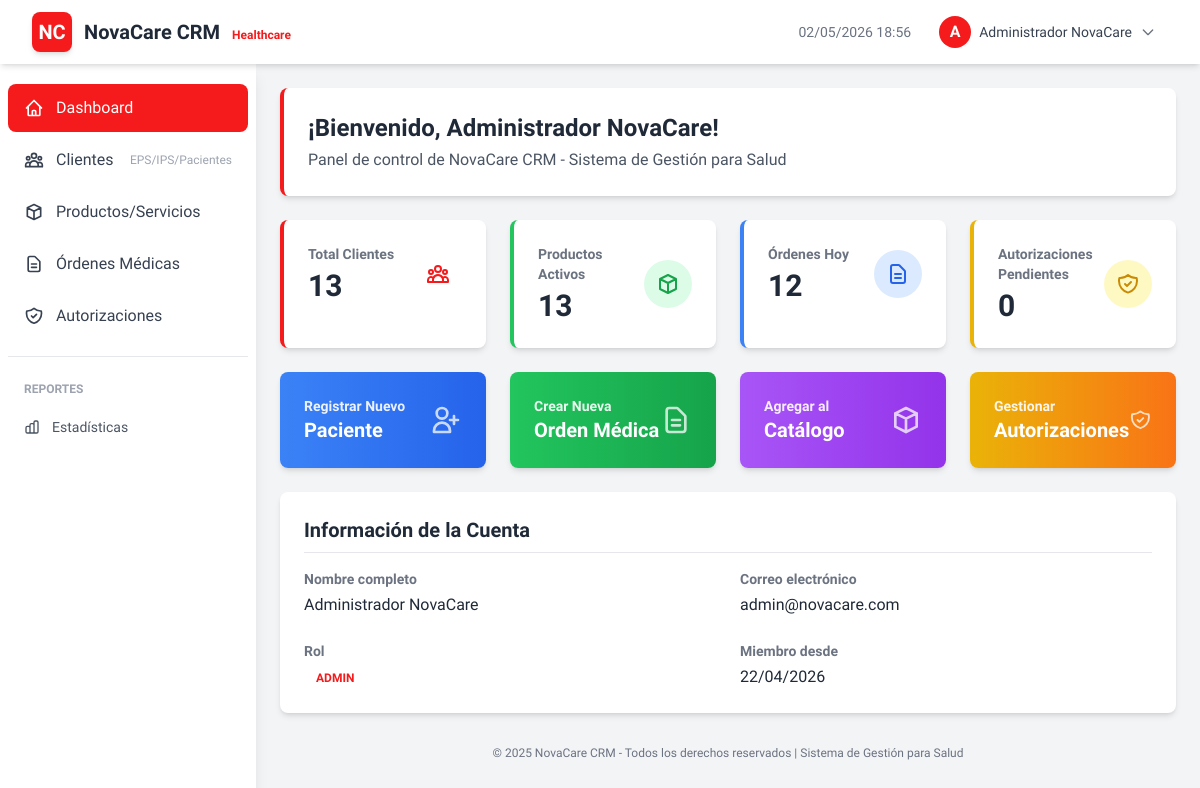
The app's page /public/index.php?action=dashboard (signed in) with its own data.
### tables this page shows
CREATE TABLE `users` (
  `id` int(11) NOT NULL,
  `name` varchar(100) NOT NULL,
  `email` varchar(100) NOT NULL,
  `password` varchar(255) NOT NULL,
  `reset_token` varchar(255) DEFAULT NULL,
  `reset_expires` datetime DEFAULT NULL,
  `role` enum('admin','doctor','nurse','receptionist') DEFAULT 'doctor',
  `status` tinyint(4) DEFAULT 1,
  `last_login` datetime DEFAULT NULL,
  `created_at` timestamp NOT NULL DEFAULT current_timestamp(),
  `updated_at` timestamp NOT NULL DEFAULT current_timestamp() ON UPDATE current_timestamp()
);

### app/Views/dashboard/index.php (the view, shortened to what the rows shown need)
<!DOCTYPE html>
<html lang="es">
<head>
    <script src="https://cdn.tailwindcss.com"></script>
</head>
<body class="bg-gray-100">
    <nav class="bg-white shadow-md sticky top-0 z-50">
        <div class="px-4 sm:px-6 lg:px-8">
            <div class="flex justify-between h-16">
                <div class="flex items-center">
                    <div class="bg-primary w-10 h-10 rounded-lg flex items-center justify-center shadow-md">
                        <span class="text-white font-bold text-xl">NC</span>
                    </div>
                    <div class="ml-3">
                        <span class="text-xl font-bold text-gray-800">NovaCare CRM</span>
                        <span class="text-xs text-primary ml-2 font-semibold">Healthcare</span>
                    </div>
                </div>
                <div class="flex items-center gap-4">
                    <div class="hidden md:block text-sm text-gray-500">
                        <?php echo date('d/m/Y H:i'); ?>
                    </div>
                    <div class="relative group">
                        <button class="flex items-center gap-2 px-3 py-2 rounded-lg hover:bg-gray-100 transition">
                            <div class="w-8 h-8 bg-primary rounded-full flex items-center justify-center text-white font-bold">
                                <?php echo strtoupper(substr($_SESSION['user_name'], 0, 1)); ?>
                            </div>
                            <span class="text-sm font-medium text-gray-700"><?php echo htmlspecialchars($_SESSION['user_name']); ?></span>
                            <svg class="w-4 h-4 text-gray-500" fill="none" stroke="currentColor" viewBox="0 0 24 24">
                                <path stroke-linecap="round" stroke-linejoin="round" stroke-width="2" d="M19 9l-7 7-7-7"/>
                            </svg>
                        </button>
                    </div>
                </div>
            </div>
        </div>
    </nav>
    <div class="flex">
        <aside class="w-64 bg-white shadow-lg min-h-screen" style="height: calc(100vh - 64px);">
            <nav class="mt-5 px-2">
                <div class="space-y-1">
                    <a href="/NovaCareCRM/public/index.php?action=dashboard"
                       class="sidebar-link flex items-center px-4 py-3 text-gray-700 rounded-lg <?php echo (!isset($_GET['modulo']) && $_GET['action'] == 'dashboard') ? 'active bg-primary text-white' : 'hover:bg-gray-100'; ?>">
                        <svg class="w-5 h-5 mr-3" fill="none" stroke="currentColor" viewBox="0 0 24 24">
                            <path stroke-linecap="round" stroke-linejoin="round" stroke-width="2" d="M3 12l2-2m0 0l7-7 7 7M5 10v10a1 1 0 001 1h3m10-11l2 2m-2-2v10a1 1 0 01-1 1h-3m-6 0a1 1 0 001-1v-4a1 1 0 011-1h2a1 1 0 011 1v4a1 1 0 001 1m-6 0h6"/>
                        </svg>
                        Dashboard
                    </a>
                    <a href="/NovaCareCRM/public/index.php?action=clientes"
                       class="sidebar-link flex items-center px-4 py-3 text-gray-700 rounded-lg hover:bg-gray-100">
                        Clientes
                        <span class="ml-auto text-xs text-gray-400">EPS/IPS/Pacientes</span>
                    </a>
                    <a href="/NovaCareCRM/public/index.php?action=productos"
                       class="sidebar-link flex items-center px-4 py-3 text-gray-700 rounded-lg hover:bg-gray-100">
                        <svg class="w-5 h-5 mr-3" fill="none" stroke="currentColor" viewBox="0 0 24 24">
                            <path stroke-linecap="round" stroke-linejoin="round" stroke-width="2" d="M20 7l-8-4-8 4m16 0l-8 4m8-4v10l-8 4m0-10L4 7m8 4v10M4 7v10l8 4"/>
                        </svg>
                        Productos/Servicios
                    </a>
                    <a href="/NovaCareCRM/public/index.php?action=ordenes"
                       class="sidebar-link flex items-center px-4 py-3 text-gray-700 rounded-lg hover:bg-gray-100">
                        <svg class="w-5 h-5 mr-3" fill="none" stroke="currentColor" viewBox="0 0 24 24">
                            <path stroke-linecap="round" stroke-linejoin="round" stroke-width="2" d="M9 12h6m-6 4h6m2 5H7a2 2 0 01-2-2V5a2 2 0 012-2h5.586a1 1 0 01.707.293l5.414 5.414a1 1 0 01.293.707V19a2 2 0 01-2 2z"/>
                        </svg>
                        Órdenes Médicas
                    </a>
                    <a href="/NovaCareCRM/public/index.php?action=autorizaciones"
                       class="sidebar-link flex items-center px-4 py-3 text-gray-700 rounded-lg hover:bg-gray-100">
                        Autorizaciones
                    </a>
                </div>
                <hr class="my-4 border-gray-200">
                <div class="space-y-1">
                    <div class="px-4 py-2 text-xs font-semibold text-gray-400 uppercase">Reportes</div>
                    <a href="#" class="flex items-center px-4 py-2 text-sm text-gray-600 rounded-lg hover:bg-gray-100">
                        Estadísticas
                    </a>
                </div>
            </nav>
        </aside>
        <main class="flex-1 p-6">
            <div class="bg-white rounded-lg shadow-md p-6 mb-6 border-l-4 border-primary">
                <h1 class="text-2xl font-bold text-gray-800">¡Bienvenido, <?php echo htmlspecialchars($user['name']); ?>!</h1>
                <p class="text-gray-600 mt-1">Panel de control de NovaCare CRM - Sistema de Gestión para Salud</p>
            </div>
            <div class="grid grid-cols-1 md:grid-cols-4 gap-6 mb-6">
                <div class="bg-white rounded-lg shadow-md p-6 border-l-4 border-primary hover-card transition-all duration-300">
                    <div class="flex items-center justify-between">
                        <div>
                            <p class="text-gray-500 text-sm font-semibold">Total Clientes</p>
                            <p class="text-3xl font-bold text-gray-800 mt-1"><?php echo $stats['total_clientes'] ?? 0; ?></p>
                        </div>
                        <div class="bg-primary/10 p-3 rounded-full">
                        </div>
                    </div>
                </div>
                <div class="bg-white rounded-lg shadow-md p-6 border-l-4 border-green-500 hover-card transition-all duration-300">
                    <div class="flex items-center justify-between">
                        <div>
                            <p class="text-gray-500 text-sm font-semibold">Productos Activos</p>
                            <p class="text-3xl font-bold text-gray-800 mt-1"><?php echo $stats['total_productos'] ?? 0; ?></p>
                        </div>
                        <div class="bg-green-100 p-3 rounded-full">
                            <svg class="w-6 h-6 text-green-600" fill="none" stroke="currentColor" viewBox="0 0 24 24">
                                <path stroke-linecap="round" stroke-linejoin="round" stroke-width="2" d="M20 7l-8-4-8 4m16 0l-8 4m8-4v10l-8 4m0-10L4 7m8 4v10M4 7v10l8 4"/>
                            </svg>
                        </div>
                    </div>
                </div>
                <div class="bg-white rounded-lg shadow-md p-6 border-l-4 border-blue-500 hover-card transition-all duration-300">
                    <div class="flex items-center justify-between">
                        <div>
                            <p class="text-gray-500 text-sm font-semibold">Órdenes Hoy</p>
                            <p class="text-3xl font-bold text-gray-800 mt-1"><?php echo $stats['ordenes_hoy'] ?? 0; ?></p>
                        </div>
                        <div class="bg-blue-100 p-3 rounded-full">
                            <svg class="w-6 h-6 text-blue-600" fill="none" stroke="currentColor" viewBox="0 0 24 24">
                                <path stroke-linecap="round" stroke-linejoin="round" stroke-width="2" d="M9 12h6m-6 4h6m2 5H7a2 2 0 01-2-2V5a2 2 0 012-2h5.586a1 1 0 01.707.293l5.414 5.414a1 1 0 01.293.707V19a2 2 0 01-2 2z"/>
                            </svg>
                        </div>
                    </div>
                </div>
                <div class="bg-white rounded-lg shadow-md p-6 border-l-4 border-yellow-500 hover-card transition-all duration-300">
                    <div class="flex items-center justify-between">
                        <div>
                            <p class="text-gray-500 text-sm font-semibold">Autorizaciones Pendientes</p>
                            <p class="text-3xl font-bold text-gray-800 mt-1"><?php echo $stats['autorizaciones_pendientes'] ?? 0; ?></p>
                        </div>
                        <div class="bg-yellow-100 p-3 rounded-full">
                        </div>
                    </div>
                </div>
            </div>
            <div class="grid grid-cols-1 md:grid-cols-4 gap-6 mb-6">
                <a href="/NovaCareCRM/public/index.php?action=clientes&tipo=paciente"
                   class="bg-gradient-to-r from-blue-500 to-blue-600 rounded-lg shadow-md p-6 text-white hover:shadow-lg transition-all transform hover:scale-105">
                    <div class="flex items-center justify-between">
                        <div>
                            <p class="text-sm font-semibold opacity-90">Registrar Nuevo</p>
                            <p class="text-xl font-bold">Paciente</p>
                        </div>
                        <svg class="w-8 h-8 opacity-75" fill="none" stroke="currentColor" viewBox="0 0 24 24">
                            <path stroke-linecap="round" stroke-linejoin="round" stroke-width="2" d="M18 9v3m0 0v3m0-3h3m-3 0h-3m-2-5a4 4 0 11-8 0 4 4 0 018 0zM3 20a6 6 0 0112 0v1H3v-1z"/>
                        </svg>
                    </div>
                </a>
                <a href="/NovaCareCRM/public/index.php?action=ordenes&action=create"
                   class="bg-gradient-to-r from-green-500 to-green-600 rounded-lg shadow-md p-6 text-white hover:shadow-lg transition-all transform hover:scale-105">
                    <div class="flex items-center justify-between">
                        <div>
                            <p class="text-sm font-semibold opacity-90">Crear Nueva</p>
                            <p class="text-xl font-bold">Orden Médica</p>
                        </div>
                        <svg class="w-8 h-8 opacity-75" fill="none" stroke="currentColor" viewBox="0 0 24 24">
                            <path stroke-linecap="round" stroke-linejoin="round" stroke-width="2" d="M9 12h6m-6 4h6m2 5H7a2 2 0 01-2-2V5a2 2 0 012-2h5.586a1 1 0 01.707.293l5.414 5.414a1 1 0 01.293.707V19a2 2 0 01-2 2z"/>
                        </svg>
                    </div>
                </a>
                <a href="/NovaCareCRM/public/index.php?action=productos&action=create"
                   class="bg-gradient-to-r from-purple-500 to-purple-600 rounded-lg shadow-md p-6 text-white hover:shadow-lg transition-all transform hover:scale-105">
                    <div class="flex items-center justify-between">
                        <div>
                            <p class="text-sm font-semibold opacity-90">Agregar al</p>
                            <p class="text-xl font-bold">Catálogo</p>
                        </div>
                        <svg class="w-8 h-8 opacity-75" fill="none" stroke="currentColor" viewBox="0 0 24 24">
                            <path stroke-linecap="round" stroke-linejoin="round" stroke-width="2" d="M20 7l-8-4-8 4m16 0l-8 4m8-4v10l-8 4m0-10L4 7m8 4v10M4 7v10l8 4"/>
                        </svg>
                    </div>
                </a>
                <a href="/NovaCareCRM/public/index.php?action=autorizaciones"
                   class="bg-gradient-to-r from-yellow-500 to-orange-500 rounded-lg shadow-md p-6 text-white hover:shadow-lg transition-all transform hover:scale-105">
                    <div class="flex items-center justify-between">
                        <div>
                            <p class="text-sm font-semibold opacity-90">Gestionar</p>
                            <p class="text-xl font-bold">Autorizaciones</p>
                        </div>
                    </div>
                </a>
            </div>
            <div class="bg-white rounded-lg shadow-md p-6">
                <h2 class="text-xl font-bold text-gray-800 mb-4 border-b pb-2">Información de la Cuenta</h2>
                <div class="grid grid-cols-1 md:grid-cols-2 gap-6">
                    <div>
                        <p class="text-sm text-gray-500 font-semibold">Nombre completo</p>
                        <p class="font-medium text-gray-800 mt-1"><?php echo htmlspecialchars($user['name']); ?></p>
                    </div>
                    <div>
                        <p class="text-sm text-gray-500 font-semibold">Correo electrónico</p>
                        <p class="font-medium text-gray-800 mt-1"><?php echo htmlspecialchars($user['email']); ?></p>
                    </div>
                    <div>
                        <p class="text-sm text-gray-500 font-semibold">Rol</p>
                        <p class="mt-1">
                            <span class="px-3 py-1 text-xs font-bold rounded-full bg-primary/10 text-primary uppercase">
                                <?php echo htmlspecialchars($user['role']); ?>
                            </span>
                        </p>
                    </div>
                    <div>
                        <p class="text-sm text-gray-500 font-semibold">Miembro desde</p>
                        <p class="font-medium text-gray-800 mt-1"><?php echo date('d/m/Y', strtotime($user['created_at'])); ?></p>
                    </div>
                </div>
            </div>
            <div class="mt-8 text-center">
                <p class="text-xs text-gray-500">© 2025 NovaCare CRM - Todos los derechos reservados | Sistema de Gestión para Salud</p>
            </div>
        </main>
    </div>
</body>
</html>

### records on screen
users: name "Administrador NovaCare", email "admin@novacare.com", role "ADMIN", created_at "22/04/2026"

### other values on screen
substr($_SESSION['user_name'], 0, 1) "A"
$_SESSION['user_name'] "Administrador NovaCare"
$stats['total_clientes'] "13"
$stats['total_productos'] "13"
$stats['ordenes_hoy'] "12"
$stats['autorizaciones_pendientes'] "0"
